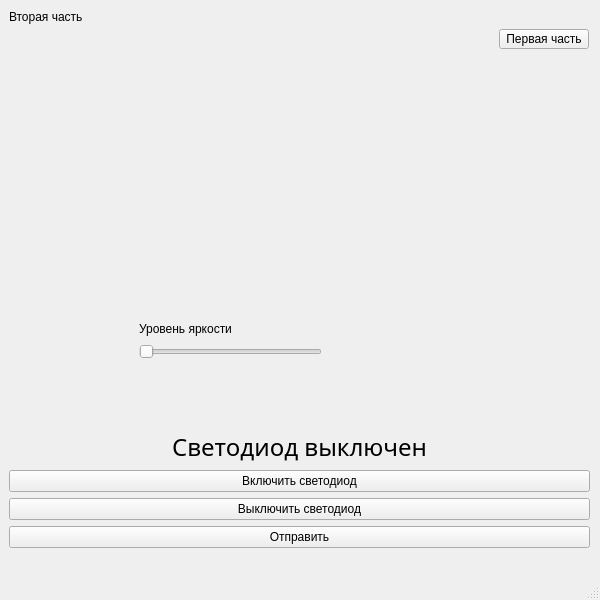
<?xml version="1.0" encoding="UTF-8"?>
<ui version="4.0">
 <class>MainWindow</class>
 <widget class="QMainWindow" name="MainWindow">
  <property name="geometry">
   <rect>
    <x>0</x>
    <y>0</y>
    <width>600</width>
    <height>600</height>
   </rect>
  </property>
  <property name="sizePolicy">
   <sizepolicy hsizetype="Preferred" vsizetype="Preferred">
    <horstretch>0</horstretch>
    <verstretch>0</verstretch>
   </sizepolicy>
  </property>
  <property name="windowTitle">
   <string>MainWindow</string>
  </property>
  <widget class="QWidget" name="centralwidget">
   <layout class="QGridLayout" name="gridLayout_2">
    <item row="0" column="0">
     <widget class="QStackedWidget" name="stackedWidget">
      <property name="currentIndex">
       <number>1</number>
      </property>
      <widget class="QWidget" name="partOneWidget">
       <widget class="QLabel" name="label_2">
        <property name="geometry">
         <rect>
          <x>0</x>
          <y>0</y>
          <width>80</width>
          <height>16</height>
         </rect>
        </property>
        <property name="text">
         <string>Первая часть</string>
        </property>
       </widget>
       <widget class="QWidget" name="layoutWidget">
        <property name="geometry">
         <rect>
          <x>0</x>
          <y>418</y>
          <width>582</width>
          <height>121</height>
         </rect>
        </property>
        <layout class="QGridLayout" name="gridLayout">
         <item row="2" column="0">
          <widget class="QPushButton" name="pushButtonLedON">
           <property name="text">
            <string>Включить светодиод</string>
           </property>
          </widget>
         </item>
         <item row="1" column="0">
          <widget class="QLabel" name="label">
           <property name="font">
            <font>
             <family>Bebas Neue Cyrillic</family>
             <pointsize>18</pointsize>
            </font>
           </property>
           <property name="text">
            <string>Светодиод выключен</string>
           </property>
           <property name="alignment">
            <set>Qt::AlignmentFlag::AlignCenter</set>
           </property>
          </widget>
         </item>
         <item row="3" column="0">
          <widget class="QPushButton" name="pushButtonLedOFF">
           <property name="text">
            <string>Выключить светодиод</string>
           </property>
          </widget>
         </item>
        </layout>
       </widget>
       <widget class="QPushButton" name="pushButtonSecondPart">
        <property name="geometry">
         <rect>
          <x>490</x>
          <y>20</y>
          <width>90</width>
          <height>20</height>
         </rect>
        </property>
        <property name="text">
         <string>Вторая часть</string>
        </property>
       </widget>
       <widget class="QLabel" name="label_4">
        <property name="geometry">
         <rect>
          <x>200</x>
          <y>50</y>
          <width>201</width>
          <height>16</height>
         </rect>
        </property>
        <property name="text">
         <string>Подключение COM-порта</string>
        </property>
        <property name="alignment">
         <set>Qt::AlignmentFlag::AlignCenter</set>
        </property>
       </widget>
       <widget class="QGroupBox" name="groupBox">
        <property name="geometry">
         <rect>
          <x>10</x>
          <y>60</y>
          <width>571</width>
          <height>80</height>
         </rect>
        </property>
        <property name="title">
         <string>Communication</string>
        </property>
        <widget class="QWidget" name="layoutWidget">
         <property name="geometry">
          <rect>
           <x>10</x>
           <y>40</y>
           <width>551</width>
           <height>26</height>
          </rect>
         </property>
         <layout class="QHBoxLayout" name="horizontalLayout">
          <item>
           <widget class="QLineEdit" name="Connection">
            <property name="contextMenuPolicy">
             <enum>Qt::ContextMenuPolicy::DefaultContextMenu</enum>
            </property>
           </widget>
          </item>
          <item>
           <widget class="QComboBox" name="ComPort"/>
          </item>
          <item>
           <widget class="QPushButton" name="pushButtonConnectCOMport">
            <property name="text">
             <string>Connect</string>
            </property>
           </widget>
          </item>
          <item>
           <widget class="QPushButton" name="pushButtonDisconnectCOMport">
            <property name="text">
             <string>Disconnect</string>
            </property>
           </widget>
          </item>
         </layout>
        </widget>
       </widget>
       <widget class="QWidget" name="">
        <property name="geometry">
         <rect>
          <x>10</x>
          <y>160</y>
          <width>381</width>
          <height>251</height>
         </rect>
        </property>
        <layout class="QHBoxLayout" name="horizontalLayout_3">
         <item>
          <widget class="QTextEdit" name="textEdit"/>
         </item>
         <item>
          <widget class="QPushButton" name="pushButtonClearTextEdit">
           <property name="text">
            <string>Clear</string>
           </property>
          </widget>
         </item>
        </layout>
       </widget>
      </widget>
      <widget class="QWidget" name="partTwoWidget">
       <widget class="QLabel" name="label_3">
        <property name="geometry">
         <rect>
          <x>0</x>
          <y>0</y>
          <width>80</width>
          <height>16</height>
         </rect>
        </property>
        <property name="text">
         <string>Вторая часть</string>
        </property>
       </widget>
       <widget class="QPushButton" name="pushButtonFirstPart">
        <property name="geometry">
         <rect>
          <x>490</x>
          <y>20</y>
          <width>90</width>
          <height>20</height>
         </rect>
        </property>
        <property name="text">
         <string>Первая часть</string>
        </property>
       </widget>
       <widget class="QWidget" name="">
        <property name="geometry">
         <rect>
          <x>130</x>
          <y>310</y>
          <width>196</width>
          <height>40</height>
         </rect>
        </property>
        <layout class="QGridLayout" name="gridLayout_3">
         <item row="1" column="0">
          <widget class="QSlider" name="horizontalSliderPWM">
           <property name="autoFillBackground">
            <bool>false</bool>
           </property>
           <property name="orientation">
            <enum>Qt::Orientation::Horizontal</enum>
           </property>
          </widget>
         </item>
         <item row="1" column="2">
          <widget class="QLabel" name="labelPWM">
           <property name="text">
            <string/>
           </property>
          </widget>
         </item>
         <item row="0" column="0">
          <widget class="QLabel" name="label_pwmLED">
           <property name="text">
            <string>Уровень яркости</string>
           </property>
          </widget>
         </item>
        </layout>
       </widget>
       <widget class="QWidget" name="">
        <property name="geometry">
         <rect>
          <x>0</x>
          <y>420</y>
          <width>581</width>
          <height>119</height>
         </rect>
        </property>
        <layout class="QVBoxLayout" name="verticalLayout">
         <item>
          <widget class="QLabel" name="label_5">
           <property name="font">
            <font>
             <family>Bebas Neue Cyrillic</family>
             <pointsize>18</pointsize>
            </font>
           </property>
           <property name="text">
            <string>Светодиод выключен</string>
           </property>
           <property name="alignment">
            <set>Qt::AlignmentFlag::AlignCenter</set>
           </property>
          </widget>
         </item>
         <item>
          <widget class="QPushButton" name="pushButtonLedON_2">
           <property name="text">
            <string>Включить светодиод</string>
           </property>
          </widget>
         </item>
         <item>
          <widget class="QPushButton" name="pushButtonLedOFF_2">
           <property name="text">
            <string>Выключить светодиод</string>
           </property>
          </widget>
         </item>
         <item>
          <widget class="QPushButton" name="pushButtonSendData">
           <property name="text">
            <string>Отправить</string>
           </property>
          </widget>
         </item>
        </layout>
       </widget>
      </widget>
     </widget>
    </item>
   </layout>
  </widget>
  <widget class="QMenuBar" name="menubar">
   <property name="geometry">
    <rect>
     <x>0</x>
     <y>0</y>
     <width>600</width>
     <height>21</height>
    </rect>
   </property>
  </widget>
  <widget class="QStatusBar" name="statusbar"/>
 </widget>
 <resources/>
 <connections>
  <connection>
   <sender>horizontalSliderPWM</sender>
   <signal>valueChanged(int)</signal>
   <receiver>labelPWM</receiver>
   <slot>setNum(int)</slot>
   <hints>
    <hint type="sourcelabel">
     <x>250</x>
     <y>354</y>
    </hint>
    <hint type="destinationlabel">
     <x>348</x>
     <y>348</y>
    </hint>
   </hints>
  </connection>
 </connections>
</ui>
